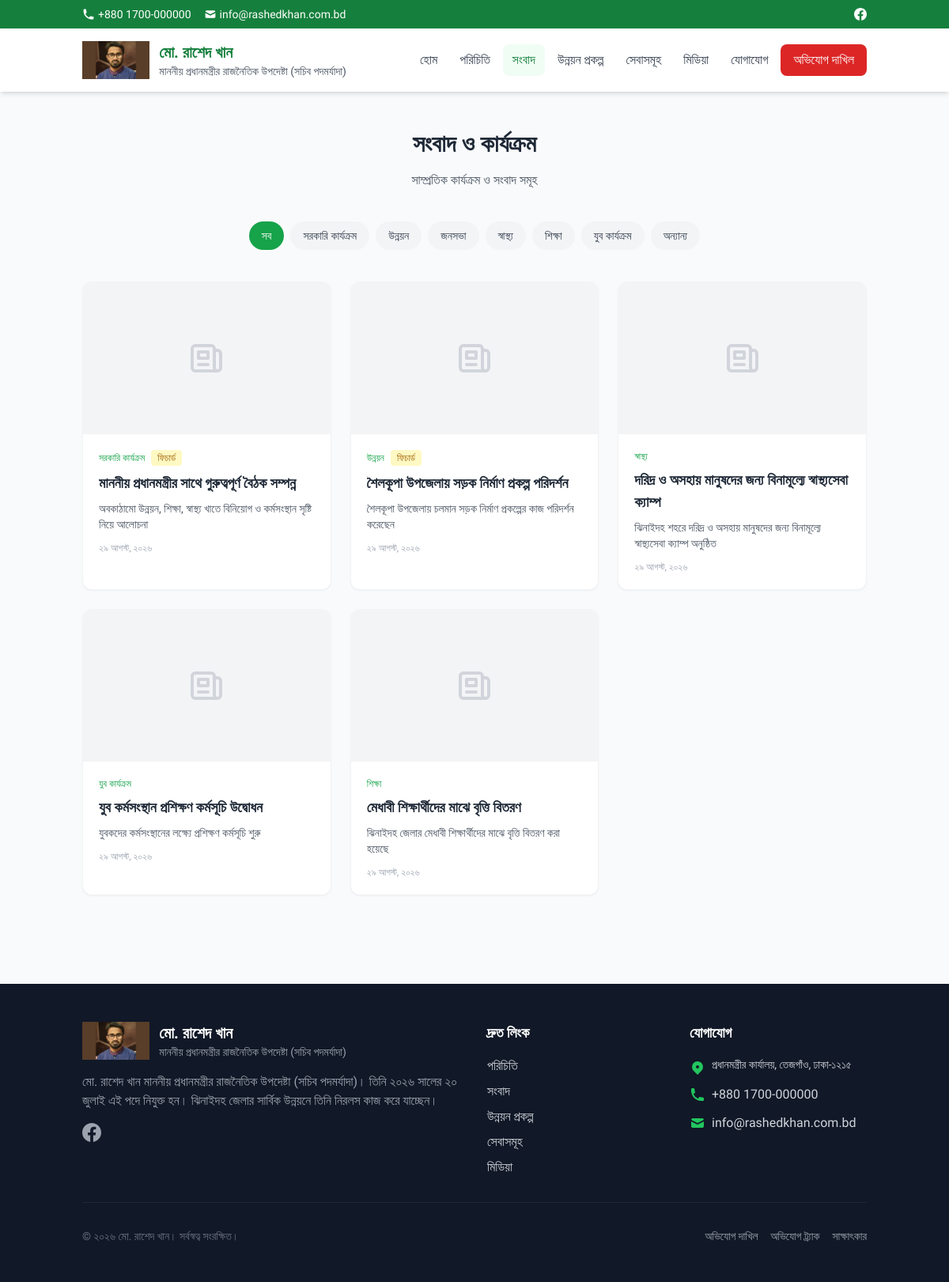
Page /news.php on the committed database.
### tables this page shows
CREATE TABLE settings (
    id INT AUTO_INCREMENT PRIMARY KEY,
    setting_key VARCHAR(100) UNIQUE NOT NULL,
    setting_value TEXT,
    setting_type ENUM('text', 'textarea', 'image', 'json') DEFAULT 'text',
    updated_at TIMESTAMP DEFAULT CURRENT_TIMESTAMP ON UPDATE CURRENT_TIMESTAMP
);

CREATE TABLE news (
    id INT AUTO_INCREMENT PRIMARY KEY,
    title VARCHAR(500) NOT NULL,
    slug VARCHAR(255) UNIQUE NOT NULL,
    summary TEXT,
    content LONGTEXT,
    featured_image VARCHAR(500),
    category ENUM('সরকারি_কার্যক্রম', 'উন্নয়ন', 'জনসভা', 'স্বাস্থ্য', 'শিক্ষা', 'যুব_কার্যক্রম', 'অন্যান্য') DEFAULT 'অন্যান্য',
    is_featured TINYINT(1) DEFAULT 0,
    status ENUM('draft', 'published') DEFAULT 'draft',
    views_count INT DEFAULT 0,
    published_at DATETIME,
    author_id INT,
    created_at TIMESTAMP DEFAULT CURRENT_TIMESTAMP,
    updated_at TIMESTAMP DEFAULT CURRENT_TIMESTAMP ON UPDATE CURRENT_TIMESTAMP,
    FOREIGN KEY (author_id) REFERENCES admin_users(id) ON DELETE SET NULL
);

### includes/functions.php (called while the page is built, shortened)
<?php
require_once __DIR__ . '/db.php';
function e(string $string): string
{
    return htmlspecialchars($string, ENT_QUOTES, 'UTF-8');
}
function toBengaliDigits($number): string
{
    $englishDigits = ['0', '1', '2', '3', '4', '5', '6', '7', '8', '9'];
    return str_replace($englishDigits, BENGALI_DIGITS, (string)$number);
}
function formatBengaliDate(string $date, bool $showTime = false): string
{
    $timestamp = strtotime($date);
    $day = toBengaliDigits(date('d', $timestamp));
    $month = BENGALI_MONTHS[(int)date('n', $timestamp)];
    $year = toBengaliDigits(date('Y', $timestamp));
    $formatted = "{$day} {$month}, {$year}";
    return $formatted;
}
function getSetting(string $key, $default = null)
{
    static $settings = null;
    if ($settings === null) {
        $results = Database::fetchAll("SELECT setting_key, setting_value FROM settings");
        $settings = [];
        foreach ($results as $row) {
            $settings[$row['setting_key']] = $row['setting_value'];
        }
    }
    return $settings[$key] ?? $default;
}

### includes/db.php (called while the page is built, shortened)
<?php
class Database
{
    private static ?PDO $instance = null;
    public static function getInstance(): PDO
    {
        if (self::$instance === null) {
            try {
                $dsn = sprintf(
                    'mysql:host=%s;dbname=%s;charset=%s',
                    DB_HOST,
                    DB_NAME,
                    DB_CHARSET
                );
                $options = [
                    PDO::ATTR_ERRMODE => PDO::ERRMODE_EXCEPTION,
                    PDO::ATTR_DEFAULT_FETCH_MODE => PDO::FETCH_ASSOC,
                    PDO::ATTR_EMULATE_PREPARES => false,
                    PDO::MYSQL_ATTR_INIT_COMMAND => "SET NAMES utf8mb4 COLLATE utf8mb4_unicode_ci"
                ];
                self::$instance = new PDO($dsn, DB_USER, DB_PASS, $options);
            } catch (PDOException $e) {
                if (DEBUG_MODE) {
                    die('Database connection failed: ' . $e->getMessage());
                } else {
                    die('Database connection failed. Please try again later.');
                }
            }
        }
        return self::$instance;
    }
    public static function fetchAll(string $sql, array $params = []): array
    {
        $stmt = self::getInstance()->prepare($sql);
        $stmt->execute($params);
        return $stmt->fetchAll();
    }
    public static function fetchValue(string $sql, array $params = [])
    {
        $stmt = self::getInstance()->prepare($sql);
        $stmt->execute($params);
        return $stmt->fetchColumn();
    }
    public static function paginate(string $sql, array $params, int $page, int $perPage): array
    {
        $countSql = preg_replace('/SELECT\s+.*?\s+FROM/is', 'SELECT COUNT(*) FROM', $sql);
        $countSql = preg_replace('/ORDER BY.*$/i', '', $countSql);
        $countSql = preg_replace('/LIMIT.*$/i', '', $countSql);
        $total = (int)self::fetchValue($countSql, $params);
        $totalPages = ceil($total / $perPage);
        $page = max(1, min($page, $totalPages));
        $offset = ($page - 1) * $perPage;
        $sql .= " LIMIT {$perPage} OFFSET {$offset}";
        $items = self::fetchAll($sql, $params);
        return [
            'items' => $items,
            'total' => $total,
            'page' => $page,
            'per_page' => $perPage,
            'total_pages' => $totalPages,
            'has_prev' => $page > 1,
            'has_next' => $page < $totalPages
        ];
    }
}

### public/news.php (the view, shortened to what this page needs)
<?php
require_once dirname(__DIR__) . '/includes/header.php';
$category = $_GET['category'] ?? '';
$page = (int)($_GET['page'] ?? 1);
$where = "status = 'published'";
$params = [];
$sql = "SELECT * FROM news WHERE {$where} ORDER BY published_at DESC";
$pagination = Database::paginate($sql, $params, $page, 9);
$news = $pagination['items'];
$categories = ['সরকারি_কার্যক্রম', 'উন্নয়ন', 'জনসভা', 'স্বাস্থ্য', 'শিক্ষা', 'যুব_কার্যক্রম', 'অন্যান্য'];
?>
<section class="py-12">
    <div class="container mx-auto px-4">
        <div class="text-center mb-10">
            <h1 class="text-3xl font-bold text-gray-800 mb-4">সংবাদ ও কার্যক্রম</h1>
            <p class="text-gray-600">
                সাম্প্রতিক কার্যক্রম ও সংবাদ সমূহ
            </p>
        </div>
        <div class="flex flex-wrap justify-center gap-2 mb-10">
            <a href="<?= SITE_URL ?>/news" class="px-4 py-2 rounded-full text-sm font-medium transition <?= !$category ? 'bg-primary-600 text-white' : 'bg-gray-100 text-gray-700 hover:bg-gray-200' ?>">
                সব
            </a>
            <?php foreach ($categories as $cat): ?>
            <a href="<?= SITE_URL ?>/news?category=<?= urlencode($cat) ?>" class="px-4 py-2 rounded-full text-sm font-medium transition <?= $category === $cat ? 'bg-primary-600 text-white' : 'bg-gray-100 text-gray-700 hover:bg-gray-200' ?>">
                <?= e(str_replace('_', ' ', $cat)) ?>
            </a>
            <?php endforeach; ?>
        </div>
        <?php if (empty($news)): ?>
        <div class="text-center py-12">
            <div class="w-16 h-16 bg-gray-100 rounded-full flex items-center justify-center mx-auto mb-4">
                <svg class="w-8 h-8 text-gray-400" fill="none" stroke="currentColor" viewBox="0 0 24 24">
                    <path stroke-linecap="round" stroke-linejoin="round" stroke-width="2" d="M19 20H5a2 2 0 01-2-2V6a2 2 0 012-2h10a2 2 0 012 2v1m2 13a2 2 0 01-2-2V7m2 13a2 2 0 002-2V9a2 2 0 00-2-2h-2m-4-3H9M7 16h6M7 8h6v4H7V8z"/>
                </svg>
            </div>
            <p class="text-gray-500">কোনো সংবাদ পাওয়া যায়নি।</p>
        </div>
        <?php else: ?>
        <div class="grid grid-cols-1 md:grid-cols-2 lg:grid-cols-3 gap-6">
            <?php foreach ($news as $item): ?>
            <a href="<?= SITE_URL ?>/news/<?= e($item['slug']) ?>" class="bg-white rounded-xl shadow-sm border border-gray-100 overflow-hidden hover:shadow-lg transition group">
                <?php if ($item['featured_image']): ?>
                <img src="<?= UPLOADS_URL ?>/<?= e($item['featured_image']) ?>" alt="" class="w-full h-48 object-cover group-hover:scale-105 transition duration-300">
                <?php else: ?>
                <div class="w-full h-48 bg-gray-100 flex items-center justify-center">
                    <svg class="w-12 h-12 text-gray-300" fill="none" stroke="currentColor" viewBox="0 0 24 24">
                        <path stroke-linecap="round" stroke-linejoin="round" stroke-width="2" d="M19 20H5a2 2 0 01-2-2V6a2 2 0 012-2h10a2 2 0 012 2v1m2 13a2 2 0 01-2-2V7m2 13a2 2 0 002-2V9a2 2 0 00-2-2h-2m-4-3H9M7 16h6M7 8h6v4H7V8z"/>
                    </svg>
                </div>
                <?php endif; ?>
                <div class="p-5">
                    <div class="flex items-center gap-2 mb-2">
                        <span class="text-xs text-primary-600 font-medium"><?= e(str_replace('_', ' ', $item['category'])) ?></span>
                        <?php if ($item['is_featured']): ?>
                        <span class="px-2 py-0.5 bg-yellow-100 text-yellow-700 text-xs rounded">ফিচার্ড</span>
                        <?php endif; ?>
                    </div>
                    <h3 class="text-lg font-semibold text-gray-800 mb-2 group-hover:text-primary-600 transition line-clamp-2">
                        <?= e($item['title']) ?>
                    </h3>
                    <p class="text-gray-600 text-sm line-clamp-2 mb-3">
                        <?= e($item['summary'] ?? truncate(strip_tags($item['content']), 100)) ?>
                    </p>
                    <p class="text-xs text-gray-400"><?= formatBengaliDate($item['published_at'] ?? $item['created_at']) ?></p>
                </div>
            </a>
            <?php endforeach; ?>
        </div>
        <?php endif; ?>
    </div>
</section>
<?php require_once dirname(__DIR__) . '/includes/footer.php'; ?>

### includes/header.php (shortened to what this page needs)
<?php
require_once __DIR__ . '/functions.php';
$currentPage = basename($_SERVER['PHP_SELF'], '.php');
?>
<!DOCTYPE html>
<html lang="bn" dir="ltr">
<head>
    <title><?= isset($pageTitle) ? e($pageTitle) . ' - ' : '' ?><?= e(getSetting('site_title', SITE_NAME)) ?></title>
    <script src="https://cdn.tailwindcss.com"></script>
    <link rel="stylesheet" href="<?= SITE_URL ?>/assets/css/custom.css">
</head>
<body class="bg-gray-50 text-gray-900">
    <div class="bg-primary-700 text-white text-sm py-2">
        <div class="container mx-auto px-4 flex justify-between items-center">
            <div class="flex items-center space-x-4">
                <a href="tel:<?= e(getSetting('contact_phone', '')) ?>" class="flex items-center hover:text-primary-200">
                    <svg class="w-4 h-4 mr-1" fill="currentColor" viewBox="0 0 20 20">
                        <path d="M2 3a1 1 0 011-1h2.153a1 1 0 01.986.836l.74 4.435a1 1 0 01-.54 1.06l-1.548.773a11.037 11.037 0 006.105 6.105l.774-1.548a1 1 0 011.059-.54l4.435.74a1 1 0 01.836.986V17a1 1 0 01-1 1h-2C7.82 18 2 12.18 2 5V3z"/>
                    </svg>
                    <?= e(getSetting('contact_phone', '+880 1700-000000')) ?>
                </a>
                <a href="mailto:<?= e(getSetting('contact_email', '')) ?>" class="hidden md:flex items-center hover:text-primary-200">
                    <svg class="w-4 h-4 mr-1" fill="currentColor" viewBox="0 0 20 20">
                        <path d="M2.003 5.884L10 9.882l7.997-3.998A2 2 0 0016 4H4a2 2 0 00-1.997 1.884z"/>
                        <path d="M18 8.118l-8 4-8-4V14a2 2 0 002 2h12a2 2 0 002-2V8.118z"/>
                    </svg>
                    <?= e(getSetting('contact_email', 'info@rashedkhan.com.bd')) ?>
                </a>
            </div>
            <div class="flex items-center space-x-3">
                <?php if ($fb = getSetting('facebook_url')): ?>
                <a href="<?= e($fb) ?>" target="_blank" class="hover:text-primary-200">
                </a>
                <?php endif; ?>
            </div>
        </div>
    </div>
    <header class="bg-white shadow-md sticky top-0 z-50">
        <div class="container mx-auto px-4">
            <div class="flex justify-between items-center py-4">
                <a href="<?= SITE_URL ?>" class="flex items-center space-x-3">
                    <?php if ($logo = getSetting('logo_image')): ?>
                    <img src="<?= UPLOADS_URL ?>/<?= e($logo) ?>" alt="Logo" class="h-12 w-auto">
                    <?php else: ?>
                    <div class="w-12 h-12 bg-primary-600 rounded-full flex items-center justify-center text-white font-bold text-xl">
                        রা
                    </div>
                    <?php endif; ?>
                    <div>
                        <h1 class="text-xl font-bold text-primary-700"><?= e(getSetting('site_title', SITE_NAME)) ?></h1>
                        <p class="text-sm text-gray-600"><?= e(getSetting('site_tagline', SITE_TAGLINE)) ?></p>
                    </div>
                </a>
                <nav class="hidden md:flex items-center space-x-1">
                    <a href="<?= SITE_URL ?>" class="px-3 py-2 rounded-lg text-gray-700 hover:bg-primary-50 hover:text-primary-700 <?= $currentPage === 'index' ? 'bg-primary-50 text-primary-700 font-medium' : '' ?>">
                        হোম
                    </a>
                    <a href="<?= SITE_URL ?>/about" class="px-3 py-2 rounded-lg text-gray-700 hover:bg-primary-50 hover:text-primary-700 <?= $currentPage === 'about' ? 'bg-primary-50 text-primary-700 font-medium' : '' ?>">
                        পরিচিতি
                    </a>
                    <a href="<?= SITE_URL ?>/news" class="px-3 py-2 rounded-lg text-gray-700 hover:bg-primary-50 hover:text-primary-700 <?= $currentPage === 'news' ? 'bg-primary-50 text-primary-700 font-medium' : '' ?>">
                        সংবাদ
                    </a>
                    <a href="<?= SITE_URL ?>/projects" class="px-3 py-2 rounded-lg text-gray-700 hover:bg-primary-50 hover:text-primary-700 <?= $currentPage === 'projects' ? 'bg-primary-50 text-primary-700 font-medium' : '' ?>">
                        উন্নয়ন প্রকল্প
                    </a>
                    <a href="<?= SITE_URL ?>/services" class="px-3 py-2 rounded-lg text-gray-700 hover:bg-primary-50 hover:text-primary-700 <?= $currentPage === 'services' ? 'bg-primary-50 text-primary-700 font-medium' : '' ?>">
                        সেবাসমূহ
                    </a>
                    <a href="<?= SITE_URL ?>/media" class="px-3 py-2 rounded-lg text-gray-700 hover:bg-primary-50 hover:text-primary-700 <?= $currentPage === 'media' ? 'bg-primary-50 text-primary-700 font-medium' : '' ?>">
                        মিডিয়া
                    </a>
                    <a href="<?= SITE_URL ?>/contact" class="px-3 py-2 rounded-lg text-gray-700 hover:bg-primary-50 hover:text-primary-700 <?= $currentPage === 'contact' ? 'bg-primary-50 text-primary-700 font-medium' : '' ?>">
                        যোগাযোগ
                    </a>
                    <a href="<?= SITE_URL ?>/complaint" class="ml-2 px-4 py-2 bg-accent-500 text-white rounded-lg hover:bg-accent-600 transition">
                        অভিযোগ দাখিল
                    </a>
                </nav>
            </div>
        </div>
    </header>
    <main>

### public/assets/css/custom.css (style rules this page uses)
body { font-family: 'Hind Siliguri', sans-serif; }
:root { --primary-50: #FFF6E6; --primary-100: #FFEACC; --primary-200: #FFD699; --primary-300: #FFC266; --primary-400: #FFAE33; --primary-500: #E8900A; --primary-600: #D17A00; --primary-700: #B86900; --primary-800: #9F5800; --primary-900: #864700; }
.line-clamp-2 { display: -webkit-box; -webkit-line-clamp: 2; -webkit-box-orient: vertical; overflow: hidden; }

### includes/header.php (style rules this page uses)
body { font-family: 'Hind Siliguri', sans-serif; }

### rows in the picture
settings: setting_value (picture)
news: category "সরকারি কার্যক্রম", is_featured "ফিচার্ড", title "মাননীয় প্রধানমন্ত্রীর সাথে গুরুত্বপূর্ণ বৈঠক সম্পন্ন", summary "অবকাঠামো উন্নয়ন, শিক্ষা, স্বাস্থ্য খাতে বিনিয়োগ ও কর্মসংস্থান সৃষ্টি নিয়ে আলোচনা", published_at "২৯ আগস্ট, ২০২৬"
news: category "উন্নয়ন", is_featured "ফিচার্ড", title "শৈলকূপা উপজেলায় সড়ক নির্মাণ প্রকল্প পরিদর্শন", summary "শৈলকূপা উপজেলায় চলমান সড়ক নির্মাণ প্রকল্পের কাজ পরিদর্শন করেছেন", published_at "২৯ আগস্ট, ২০২৬"
news: category "স্বাস্থ্য", title "দরিদ্র ও অসহায় মানুষদের জন্য বিনামূল্যে স্বাস্থ্যসেবা ক্যাম্প", summary "ঝিনাইদহ শহরে দরিদ্র ও অসহায় মানুষদের জন্য বিনামূল্যে স্বাস্থ্যসেবা ক্যাম্প অনুষ্ঠিত", published_at "২৯ আগস্ট, ২০২৬"
news: category "যুব কার্যক্রম", title "যুব কর্মসংস্থান প্রশিক্ষণ কর্মসূচি উদ্বোধন", summary "যুবকদের কর্মসংস্থানের লক্ষ্যে প্রশিক্ষণ কর্মসূচি শুরু", published_at "২৯ আগস্ট, ২০২৬"
news: category "শিক্ষা", title "মেধাবী শিক্ষার্থীদের মাঝে বৃত্তি বিতরণ", summary "ঝিনাইদহ জেলার মেধাবী শিক্ষার্থীদের মাঝে বৃত্তি বিতরণ করা হয়েছে", published_at "২৯ আগস্ট, ২০২৬"

### other values in the picture
getSetting('contact_phone', '+880 1700-000000') "+880 1700-000000"
getSetting('contact_email', 'info@rashedkhan.com.bd') "info@rashedkhan.com.bd"
getSetting('site_title', SITE_NAME) "মো. রাশেদ খান"
getSetting('site_tagline', SITE_TAGLINE) "মাননীয় প্রধানমন্ত্রীর রাজনৈতিক উপদেষ্টা (সচিব পদমর্যাদা)"
str_replace('_', ' ', $cat) "সরকারি কার্যক্রম"
str_replace('_', ' ', $cat) "উন্নয়ন"
str_replace('_', ' ', $cat) "জনসভা"
str_replace('_', ' ', $cat) "স্বাস্থ্য"
str_replace('_', ' ', $cat) "শিক্ষা"
str_replace('_', ' ', $cat) "যুব কার্যক্রম"
str_replace('_', ' ', $cat) "অন্যান্য"
truncate(getSetting('about_text', ''), 200) "মো. রাশেদ খান মাননীয় প্রধানমন্ত্রীর রাজনৈতিক উপদেষ্টা (সচিব পদমর্যাদা)। তিনি ২০২৬ সালের ২০ জুলাই এই পদে নিযুক্ত হন। ঝিনাইদহ জেলার সার্বিক উন্নয়নে তিনি নিরলস কাজ করে যাচ্ছেন।"
getSetting('office_address', '') "প্রধানমন্ত্রীর কার্যালয়, তেজগাঁও, ঢাকা-১২১৫"
getSetting('contact_phone', '') "+880 1700-000000"
getSetting('contact_email', '') "info@rashedkhan.com.bd"
